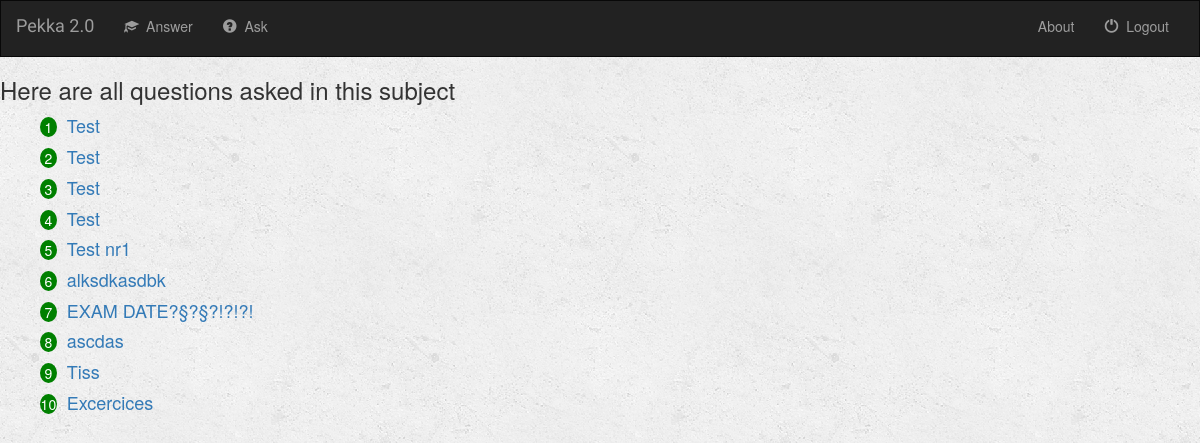
The page /music/TTM4100_a/ on the database as committed earlier.
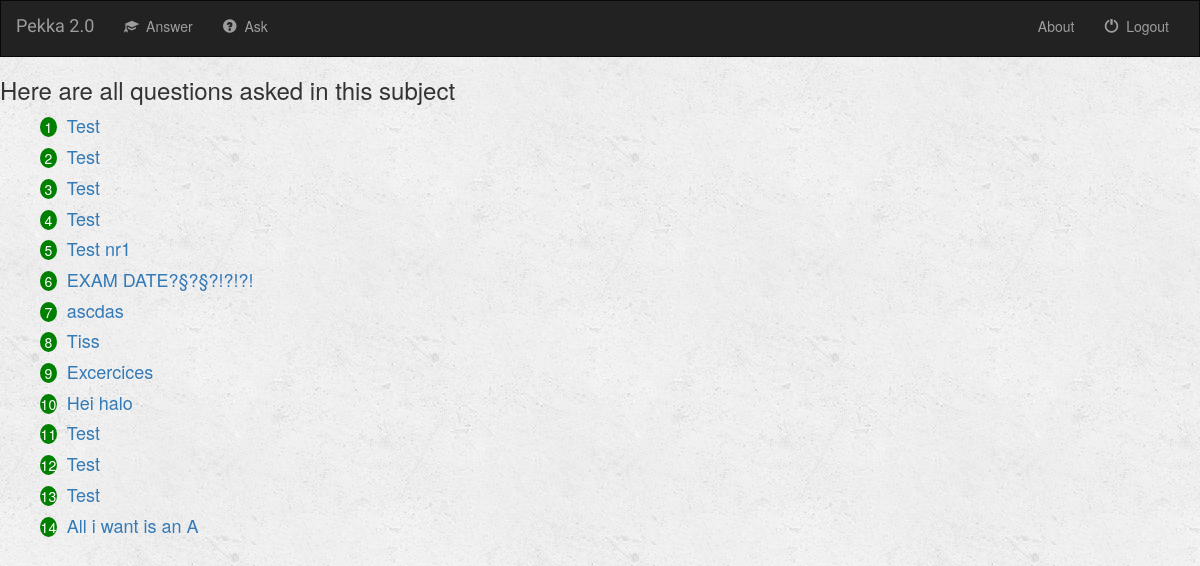
The same page on the database as committed later.
### music/models.py (models this page shows, shortened)
class Question(models.Model):
    author = models.ForeignKey(User, default=1)
    question_title = models.CharField(max_length=100)
    question_content = models.CharField(max_length=2000)
    is_answered = models.BooleanField(default=False)
    sub_code = models.CharField(max_length=10)
    ask_time = models.DateTimeField()

### music/views.py (the view)
def TTM4100_a(request):
    sub_code = 'TTM4100'
    all_questions_with_sub_code = Question.objects.filter(sub_code = sub_code)
    context = {
        'all_questions_with_sub_code': all_questions_with_sub_code,
    }
    return render(request, 'Fagsider/TTM4100_a.html', context=context)

### music/templates/Fagsider/TTM4100_a.html (shortened to what this page needs)
{% extends 'music/base.html' %}
<body>{% block body %}
    <h3>
        Here are all questions asked in this subject
    </h3>
    {% if all_questions_with_sub_code %}
    <ol>
        {% for question in all_questions_with_sub_code %}
            <li><a style="font-size: large;" href="/music/{{ question.id }}/">{{question.question_title}}</a></li>
        {% endfor %}
    </ol>
    {% else %}
    <h3>There are no questions asked in this subject yet. </h3>
    {% endif %}
    {% endblock %}

Rows that differ between the two databases and show on the page:
removed Question: question_title "alksdkasdbk"
added Question: question_title "Hei halo"
added Question: question_title "Test"
added Question: question_title "Test"
added Question: question_title "Test"
added Question: question_title "All i want is an A"
